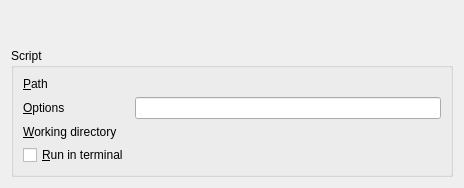
<?xml version="1.0" encoding="UTF-8"?>
<ui version="4.0">
 <class>Ruber::FilesRunnerProjectWidget</class>
 <widget class="QWidget" name="Ruber::FilesRunnerProjectWidget">
  <property name="geometry">
   <rect>
    <x>0</x>
    <y>0</y>
    <width>464</width>
    <height>188</height>
   </rect>
  </property>
  <property name="windowTitle">
   <string>Form</string>
  </property>
  <layout class="QGridLayout" name="gridLayout">
   <item row="0" column="1">
    <widget class="RubyOptionsWidget" name="_ruby__ruby_options" native="true">
     <property name="focusPolicy">
      <enum>Qt::StrongFocus</enum>
     </property>
    </widget>
   </item>
   <item row="1" column="0" colspan="2">
    <widget class="QGroupBox" name="program_box">
     <property name="title">
      <string>Script</string>
     </property>
     <layout class="QGridLayout" name="gridLayout_2">
      <item row="0" column="0">
       <widget class="QLabel" name="main_program_label">
        <property name="text">
         <string>&amp;Path</string>
        </property>
        <property name="buddy">
         <cstring>_ruby__main_program</cstring>
        </property>
       </widget>
      </item>
      <item row="0" column="1">
       <widget class="KUrlRequester" name="_ruby__main_program"/>
      </item>
      <item row="1" column="1">
       <widget class="KLineEdit" name="_ruby__options">
        <property name="focusPolicy">
         <enum>Qt::StrongFocus</enum>
        </property>
        <property name="access" stdset="0">
         <string>$program_options</string>
        </property>
       </widget>
      </item>
      <item row="2" column="1">
       <widget class="KUrlRequester" name="_ruby__working_dir"/>
      </item>
      <item row="2" column="0">
       <widget class="QLabel" name="working_dir_label">
        <property name="text">
         <string>&amp;Working directory</string>
        </property>
        <property name="buddy">
         <cstring>_ruby__working_dir</cstring>
        </property>
       </widget>
      </item>
      <item row="1" column="0">
       <widget class="QLabel" name="label_6">
        <property name="text">
         <string>&amp;Options</string>
        </property>
        <property name="buddy">
         <cstring>_ruby__options</cstring>
        </property>
       </widget>
      </item>
      <item row="3" column="0">
       <widget class="QCheckBox" name="_ruby__run_in_terminal">
        <property name="text">
         <string>&amp;Run in terminal</string>
        </property>
       </widget>
      </item>
     </layout>
    </widget>
   </item>
  </layout>
 </widget>
 <customwidgets>
  <customwidget>
   <class>KLineEdit</class>
   <extends>QLineEdit</extends>
   <header>klineedit.h</header>
  </customwidget>
  <customwidget>
   <class>KUrlRequester</class>
   <extends>QFrame</extends>
   <header>kurlrequester.h</header>
  </customwidget>
  <customwidget>
   <class>RubyOptionsWidget</class>
   <extends>QWidget</extends>
   <header>rubyoptionswidget.h</header>
   <container>1</container>
  </customwidget>
 </customwidgets>
 <resources/>
 <connections/>
</ui>
